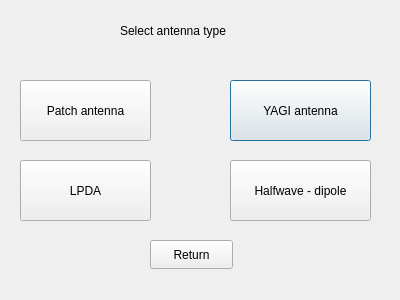
<?xml version="1.0" encoding="UTF-8"?>
<ui version="4.0">
 <class>Dialog</class>
 <widget class="QDialog" name="Dialog">
  <property name="geometry">
   <rect>
    <x>0</x>
    <y>0</y>
    <width>400</width>
    <height>300</height>
   </rect>
  </property>
  <property name="windowTitle">
   <string>Dialog</string>
  </property>
  <widget class="QLabel" name="selectLabel">
   <property name="geometry">
    <rect>
     <x>120</x>
     <y>10</y>
     <width>141</width>
     <height>41</height>
    </rect>
   </property>
   <property name="text">
    <string>Select antenna type</string>
   </property>
  </widget>
  <widget class="QPushButton" name="yagiButton">
   <property name="geometry">
    <rect>
     <x>230</x>
     <y>80</y>
     <width>141</width>
     <height>61</height>
    </rect>
   </property>
   <property name="text">
    <string>YAGI antenna</string>
   </property>
  </widget>
  <widget class="QPushButton" name="returnButton">
   <property name="geometry">
    <rect>
     <x>150</x>
     <y>240</y>
     <width>83</width>
     <height>29</height>
    </rect>
   </property>
   <property name="text">
    <string>Return</string>
   </property>
  </widget>
  <widget class="QPushButton" name="patchButton">
   <property name="geometry">
    <rect>
     <x>20</x>
     <y>80</y>
     <width>131</width>
     <height>61</height>
    </rect>
   </property>
   <property name="text">
    <string>Patch antenna</string>
   </property>
  </widget>
  <widget class="QPushButton" name="dipoleButton">
   <property name="geometry">
    <rect>
     <x>230</x>
     <y>160</y>
     <width>141</width>
     <height>61</height>
    </rect>
   </property>
   <property name="text">
    <string>Halfwave - dipole</string>
   </property>
  </widget>
  <widget class="QPushButton" name="lpdaButton">
   <property name="geometry">
    <rect>
     <x>20</x>
     <y>160</y>
     <width>131</width>
     <height>61</height>
    </rect>
   </property>
   <property name="text">
    <string>LPDA</string>
   </property>
  </widget>
 </widget>
 <resources/>
 <connections/>
</ui>
